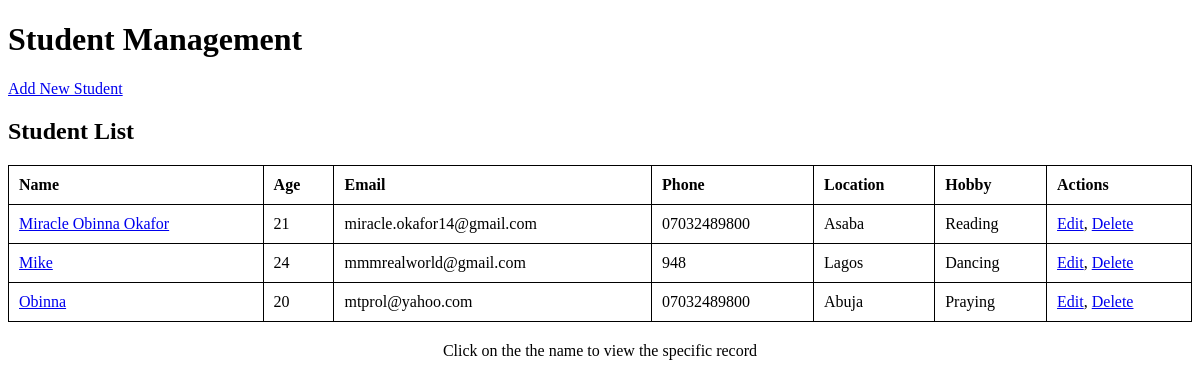
/students/, run on an earlier commit of the app's database.
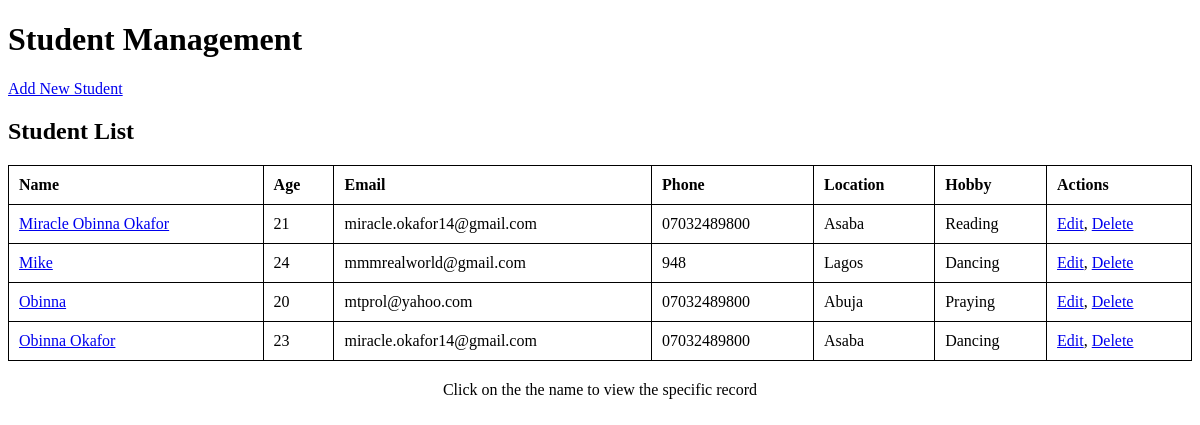
And on a later commit of the database.
### students/models.py (models this page shows, shortened)
class Student(models.Model):
    name = models.CharField(max_length=100)
    age = models.IntegerField()
    email = models.EmailField()
    phone = models.CharField(max_length=15)
    location = models.CharField(max_length=100)
    hobby = models.CharField(max_length=100)

### students/views.py (the view)
# urls.py: path('students/', views.student_list, name='student_list'),
def student_list(request, pk=None):
    students = Student.objects.all()
    student = None
    if pk:
        student = get_object_or_404(Student, pk=pk)
    return render(request, 'students/student_list.html', {'students': students, 'student': student})

### students/templates/students/student_list.html (shortened to what this page needs)
<!DOCTYPE html>
<html>
<head>
</head>
<body>
    <h1>Student Management</h1>
    <a href="{% url 'student_create' %}">Add New Student</a>
    <h2>Student List</h2>
    <table>
        <thead>
            <tr>
                <th>Name</th>
                <th>Age</th>
                <th>Email</th>
                <th>Phone</th>
                <th>Location</th>
                <th>Hobby</th>
                <th>Actions</th>
            </tr>
        </thead>
        <tbody>
            {% for student in students %}
            <tr>
                <td><a href="{% url 'student_detail' student.pk %}">{{ student.name }}</a></td>
                <td>{{ student.age }}</td>
                <td>{{ student.email }}</td>
                <td>{{ student.phone }}</td>
                <td>{{ student.location }}</td>
                <td>{{ student.hobby }}</td>
                <td>
                    <a href="{% url 'student_update' student.pk %}">Edit</a>,
                    <a href="{% url 'student_delete' student.pk %}">Delete</a>
                </td>
            </tr>
            {% endfor %}
        </tbody>
    </table>
    <p>Click on the the name to view the specific record</p>
</body>
</html>

What changed in the data, as far as the page shows it:
added Student: name "Obinna Okafor", age "23", email "miracle.okafor14@gmail.com", phone "07032489800", location "Asaba", hobby "Dancing"
